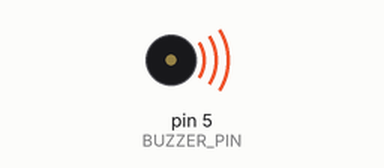
This sketch was run on a simulated Arduino Uno, built with avr-gcc and run on an emulated ATmega328P. Shown: buzzer (waves = sounding).

Above: at 0.1 s.
Timing chart, 0 to 1.6 s (numbered marks = the images above):
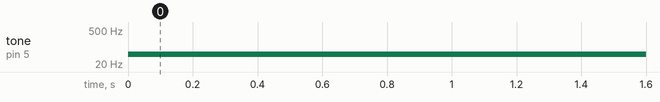

The sketch:

04.analogueInOut.ino
```cpp
/*
  Author:

  Learning Intention:
  The students will read analogue sensors, use math (map, constrain, integer division)
  to convert value ranges, and write analogue output using PWM to an LED and buzzer.

  Success Criteria:
    1.  I know how to read analogue data from a specific PIN (analogRead)
    2.  I know the range of analogue data (0 to 1023) and can record a sensor's real range
    3.  I understand integer vs float division and order of operations
    4.  I can map an analogue value (0-1023) to a PWM value (0-255) with map() and constrain()
    5.  I understand what pulse width modulation is and can identify the PWM PINs (~)
    6.  I can write PWM data with analogWrite to control LED brightness
    7.  I can control the buzzer's pitch with tone()
    8.  I can organise output data so it correctly plots on the Serial Plotter
    9.  I can apply this knowledge to the Light, Sound and Potentiometer modules

  Hardware (Grove cables to the base shield):
    Potentiometer  -> A0
    Sound sensor   -> A2
    Light sensor   -> A3
    LED module     -> D6  (PWM capable)
    Buzzer module  -> D5  (PWM capable)

  Optional breadboard reference:
    Bootcamp-analogueRead.png, Bootcamp-PWMOutput.png and Bootcamp-MAP-PotLED.png
    in this folder show the same circuits hand-wired without Grove modules.
    Pulse-Width-Modulation.jpg explains the duty cycle.

  Documentation:
    https://sensorkit.arduino.cc/
    https://www.arduino.cc/reference/en/language/functions/analog-io/analogread/
    https://www.arduino.cc/reference/en/language/functions/math/map/
    https://en.cppreference.com/w/cpp/language/operator_precedence
*/

const int POT_PIN = A0;    // Grove Potentiometer on A0
const int SOUND_PIN = A2;  // Grove Sound sensor on A2
const int LIGHT_PIN = A3;  // Grove Light sensor on A3
const int LED_PIN = 6;     // Grove LED on D6 (PWM)
const int BUZZER_PIN = 5;  // Grove Buzzer on D5 (PWM)

void setup() {
pinMode(BUZZER_PIN, 255);   // value from 0 (always off) to 255 (always on)
}

void loop() {


  tone(BUZZER_PIN, 50);   // middle C
  delay(500);

}
```

Measured:
- by itself, tone on pin 5 (BUZZER_PIN): silent → 50 Hz at 0.00 s
